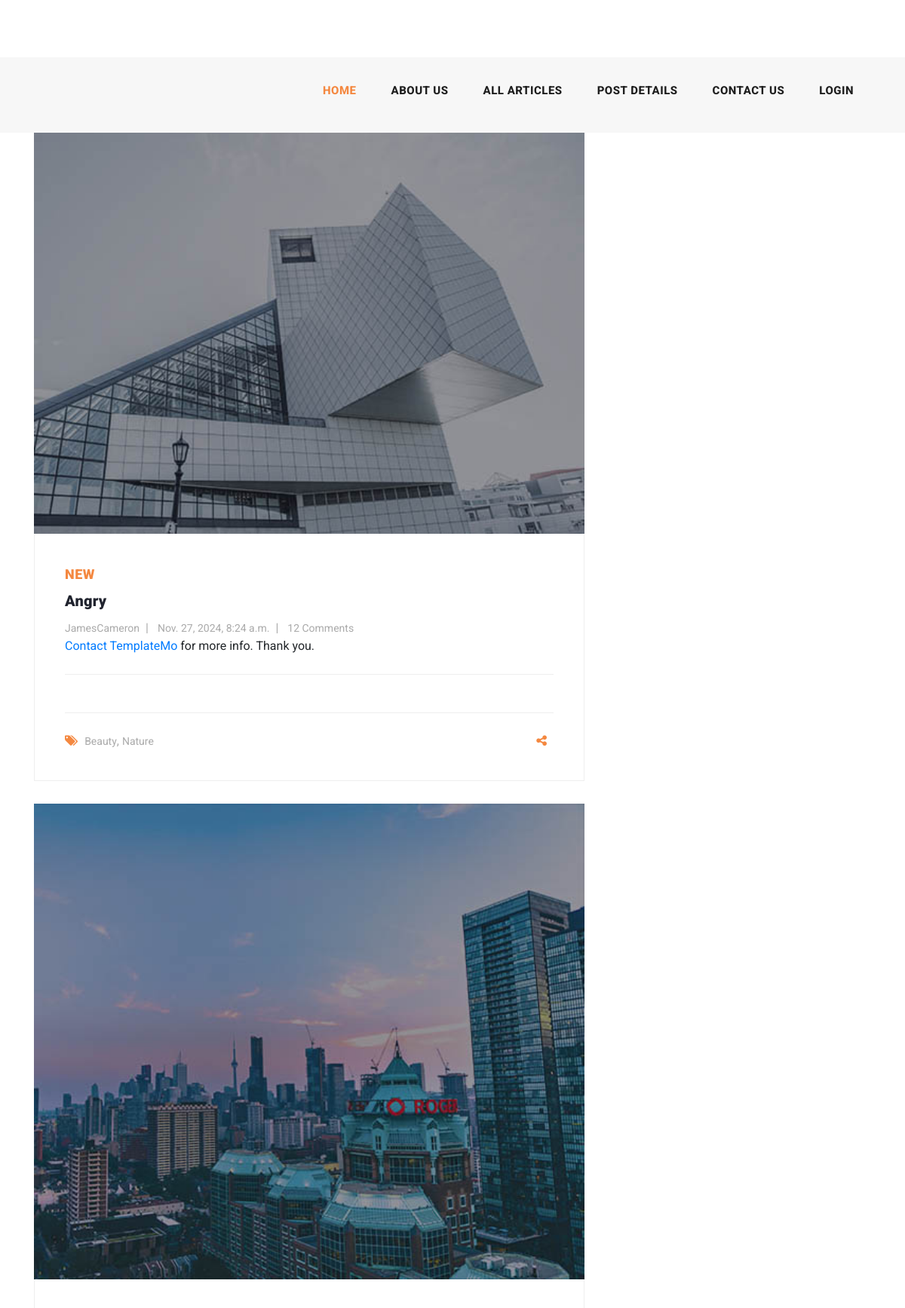
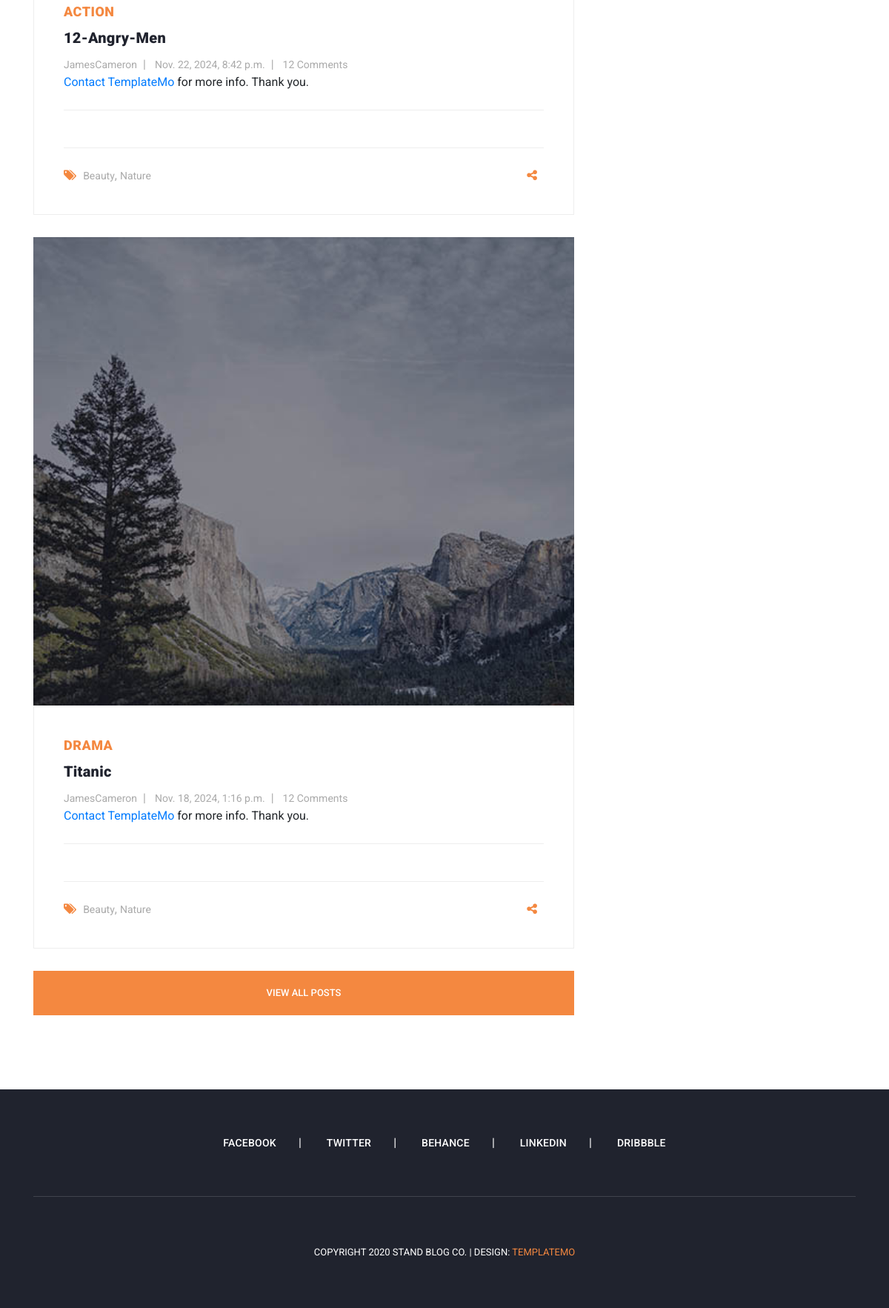
The page / on the database its author committed (2 pictures, top to bottom).
### blog/models.py (models this page shows, shortened)
class Article(models.Model):
    CHOICES = (
        ('A','PYTHON'),
        ('B','DJANGO')
    )
    author = models.ForeignKey(User, on_delete=models.CASCADE)
    category = models.ManyToManyField(Category,related_name='articles')
    title = models.CharField(max_length=70,help_text='enter title',unique=True)
    body = models.TextField(choices=CHOICES)
    image = models.ImageField(upload_to='images/articles',unique_for_date='pop_date')
    created = models.DateTimeField(auto_now_add=True)
    updated = models.DateTimeField(auto_now=True)
    pop_date = models.DateField(default=timezone.now())
    floatfield = models.FloatField(default=0)
    myfile = models.FileField(null=True,upload_to='files/articles')
    status = models.BooleanField(default=False)
    objects = models.Manager()
    custom = ArticleManager()
    slug = models.SlugField(unique=True,null=True,blank=True)
    class Meta:
        ordering = ['-updated',]
        verbose_name = 'post'
    def get_absolute_url(self):
        return reverse('blog:article_detail',kwargs={'slug':self.slug})

class Category(models.Model):
    name = models.CharField(max_length=50)
    created = models.DateTimeField(auto_now_add=True)
    slug = models.SlugField(unique=True,null=False,default='')
    def __str__(self):
        return self.name

### home/views.py (the view)
# urls.py: path("",views.home,name="home"),
def home(request):
    article = Article.objects.all()
    recent_articles = Article.objects.all()[:3]
    return render(request,'home/index.html',context={'articles':article})

### context_processors/context_processors.py (called while the page is built)
def recent_articles(request):
    from blog.models import Article, Category
    recent_articles = Article.objects.order_by('-created')
    categories = Category.objects.all()
    return  {'recent_articles': recent_articles,'categories': categories}

### home/templates/home/index.html (shortened to what this page needs)
{% extends 'base.html' %}
{% load render_partial %}
{% load social_share %}
{% load static %}
{% block content %}
<section class="blog-posts">
     <div class="container">
        <div class="row">
            <div class="col-lg-8">
                <div class="all-blog-posts">
                    <div class="row">
                        {% for article in recent_articles %}
                            <div class="col-lg-12">
                            <div class="blog-post">
                                <div class="blog-thumb">
                                    <img src="{{ article.image.url }}" alt="">
                                </div>
                                <div class="down-content">
                                    <span>{{ article.category.all.first }}</span>
                                    <a href="{% url 'blog:article_detail' article.slug %}"><h4>{{ article.title }}</h4></a>
                                    <ul class="post-info">
                                        <li><a href="#">{{ article.author }}</a></li>
                                        <li><a href="#">{{ article.created}}</a></li>
                                        <li><a href="#">12 Comments</a></li>
                                    </ul> <a rel="nofollow"
                                                                                                     href="https://templatemo.com/contact"
                                                                                                     target="_parent">Contact
                                            TemplateMo</a> for more info. Thank you.</p>
                                    <div class="post-options">
                                        <div class="row">
                                            <div class="col-6">
                                                <ul class="post-tags">
                                                    <li><i class="fa fa-tags"></i></li>
                                                    <li><a href="#">Beauty</a>,</li>
                                                    <li><a href="#">Nature</a></li>
                                                </ul>
                                            </div>
                                            <div class="col-6">
                                                <ul class="post-share">
                                                    <li><i class="fa fa-share-alt"></i></li>
                                                </ul>
                                            </div>
                                        </div>
                                    </div>
                                </div>
                            </div>
                        </div>
                        {% endfor %}
                        <div class="col-lg-12">
                            <div class="main-button">
                                <a href="{% url 'blog:list' %}">View All Posts</a>
                            </div>
                        </div>
                    </div>
                </div>
            </div>
        </div>
    </div>
</section>
{% endblock %}

### static/css/templatemo-stand-blog.css (style rules this page uses)
body { font-family: 'Roboto', sans-serif; overflow-x: hidden; text-rendering: optimizeLegibility; -webkit-font-smoothing: antialiased; -moz-osx-font-smoothing: grayscale; }
a { text-decoration: none!important; }
ul { padding: 0; margin: 0; list-style: none; }
h1,h2,h3,h4,h5,h6 { margin: 0px; }
.main-button a { display: inline-block; background-color: #f48840; color: #fff; font-size: 13px; font-weight: 500; padding: 12px 20px; text-transform: uppercase; transition: all .3s; }
.blog-posts { margin-top: 100px; }
.blog-posts .blog-post { margin-bottom: 30px; }
.blog-posts .blog-thumb img { width: 100%; overflow: hidden; }
.blog-posts .down-content { padding: 40px; border-right: 1px solid #eee; border-left: 1px solid #eee; border-bottom: 1px solid #eee; }
.blog-posts .down-content span { font-size: 18px; text-transform: uppercase; letter-spacing: 0.5px; font-weight: 900; color: #f48840; }
.blog-posts .down-content h4 { font-size: 24px; text-transform: capitalize; letter-spacing: 0.5px; font-weight: 900; color: #20232e; margin: 10px 0px 12px 0px; }
.blog-posts .down-content ul.post-info li { display: inline-block; margin-right: 8px; }
.blog-posts .down-content ul.post-info li:after { content: '|'; color: #aaa; margin-left: 8px; }
.blog-posts .down-content h4 { font-size: 20px; letter-spacing: 0.25px; }
.blog-posts .down-content ul.post-info li:last-child::after { display: none; }
.blog-posts .down-content ul.post-info li a { font-size: 14px; color: #aaa; font-weight: 400; transition: all .3s; }
.blog-posts .down-content ul.post-share { text-align: right; }
.blog-posts .down-content ul.post-tags li, .blog-posts .down-content ul.post-share li { display: inline-block; }
.blog-posts .down-content ul.post-tags li:first-child i, .blog-posts .down-content ul.post-share li:first-child i { color: #f48840; margin-right: 5px; }
.blog-posts .down-content ul.post-tags li, .blog-posts .down-content ul.post-share li { color: #aaa; }
.blog-posts .down-content ul.post-tags li a, .blog-posts .down-content ul.post-share li a { font-size: 14px; color: #aaa; font-weight: 400; transition: all .3s; }
.blog-posts .main-button a { height: 60px; line-height: 60px; padding: 0px; width: 100%; text-align: center; }

### rows shown on the page
Article: image (picture), category.all.first "NEW", title "Angry", author "JamesCameron", created "Nov. 27, 2024, 8:24 a.m."
Article: image (picture), category.all.first "ACTION", title "12-Angry-Men", author "JamesCameron", created "Nov. 22, 2024, 8:42 p.m."
Article: image (picture), category.all.first "DRAMA", title "Titanic", author "JamesCameron", created "Nov. 18, 2024, 1:16 p.m."
